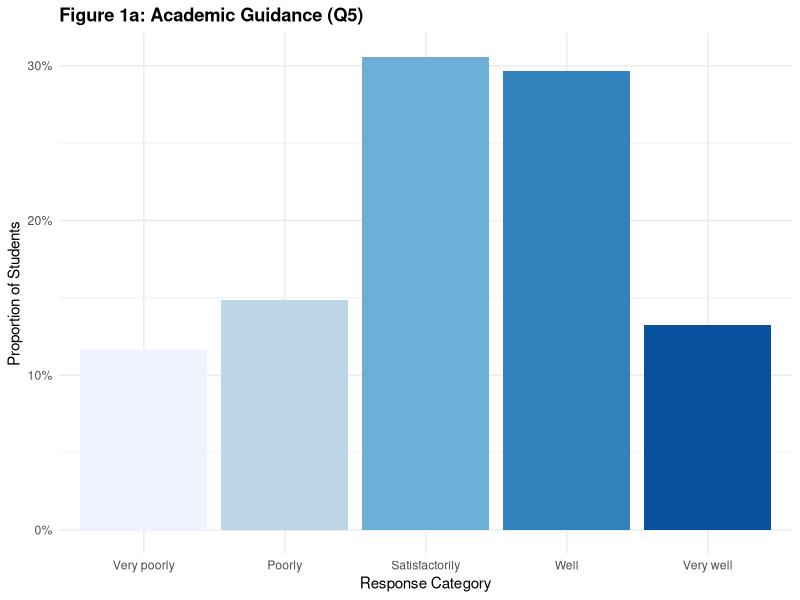
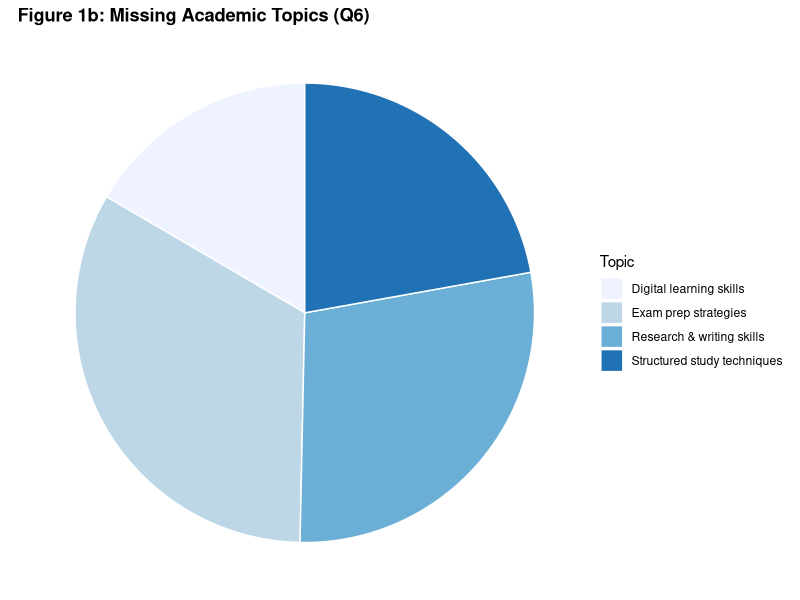
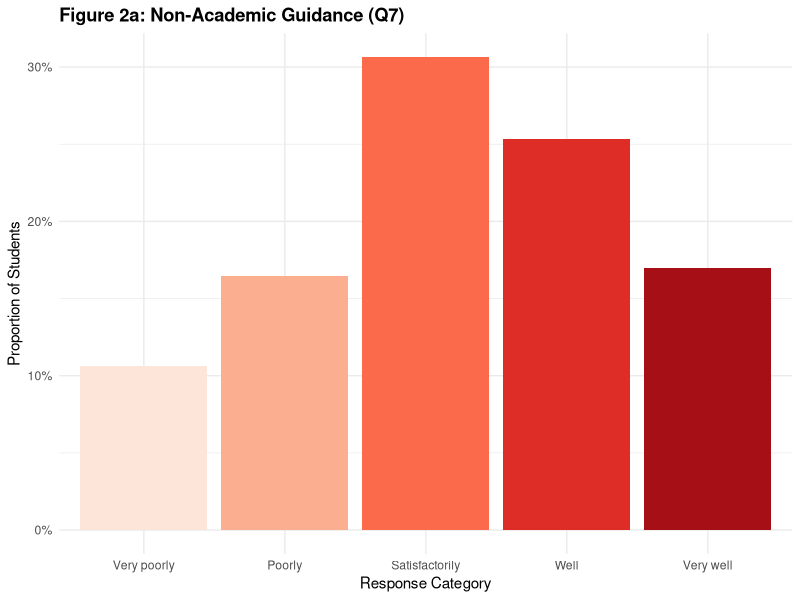
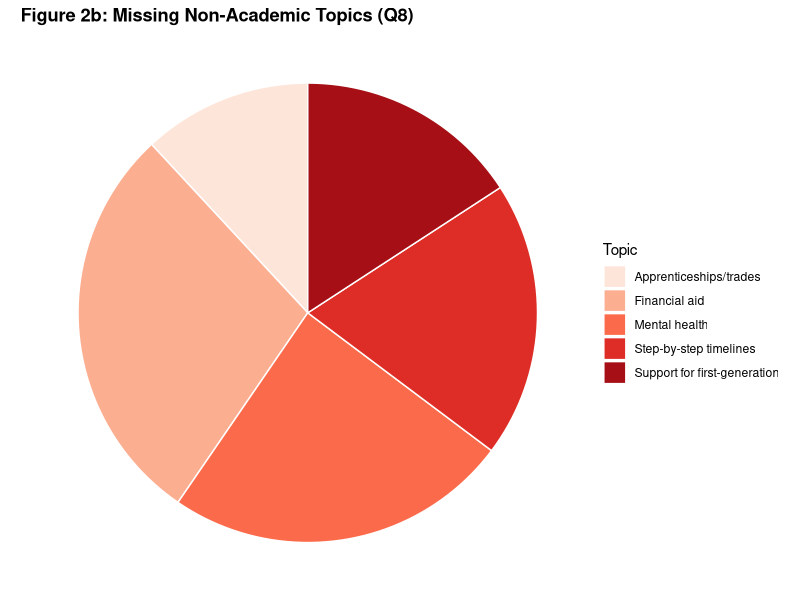

R code for these plots, in order:
## ---- chunk 1

library(tidyverse)
require(gridExtra)
set.seed(1234)

# -----------------------------
# Simulated population by grade
# -----------------------------
N_pop <- 2000  # total population size
grades <- c("Grade 8","Grade 9","Grade 10","Grade 11","Grade 12")

# Equal distribution across grades for simplicity
pop_data <- data.frame(
  Grade = sample(grades, size = N_pop, replace = TRUE, prob = rep(1/5, 5))
)

# -----------------------------
# Simulated differential response (attempted census)
# -----------------------------
resp_probs <- c("Grade 8"=0.4, "Grade 9"=0.5, "Grade 10"=0.6,
                "Grade 11"=0.7, "Grade 12"=0.8)

pop_data$response <- rbinom(N_pop, 1, prob = resp_probs[pop_data$Grade])

# Keep only respondents
survey_data <- pop_data %>% filter(response == 1) %>% select(-response)

# -----------------------------
# Simulated survey questions
# -----------------------------

# Q2: City
cities <- c("Barrie","Belleville","Brampton","Brantford","Brockville","Burlington",
            "Cambridge","Clarence-Rockland","Cornwall","Dryden","Elliot Lake",
            "Greater Sudbury","Guelph","Haldimand County","Hamilton",
            "Kawartha Lakes","Kenora","Kingston","Kitchener","London","Markham",
            "Mississauga","Niagara Falls","North Bay","Orillia","Oshawa","Ottawa",
            "Owen Sound","Pembroke","Peterborough","Pickering","Port Colborne",
            "Prince Edward County","Quinte West","Richmond Hill","Sarnia",
            "Sault Ste. Marie","St. Catharines","St. Thomas","Stratford",
            "Temiskaming Shores","Thorold","Thunder Bay","Timmins","Toronto",
            "Vaughan","Waterloo","Welland","Windsor","Woodstock")

big_cities <- c("Toronto","Ottawa","Mississauga","Brampton","Hamilton","London")
survey_data$City <- sample(cities, size = nrow(survey_data), replace = TRUE,
                           prob = ifelse(cities %in% big_cities, 0.04, 0.01))

# Q3: Handbook sections read (skewed toward "A few" for realism)
survey_data$Q3 <- sample(c("None of them","A few of them","Around half of them","Most of them","All of them"),
                         size = nrow(survey_data), replace = TRUE,
                         prob = c(0.15, 0.35, 0.25, 0.15, 0.10))

# Q3a: Lacking info? (binary)
survey_data$Q3a <- sample(c("Yes","No"), size = nrow(survey_data), replace = TRUE, prob = c(0.4, 0.6))

# Q4: Handbook understanding (skewed toward easier)
survey_data$Q4 <- sample(c("Very easy","Somewhat easy","Neutral","Somewhat difficult","Very difficult"),
                         size = nrow(survey_data), replace = TRUE,
                         prob = c(0.20, 0.40, 0.20, 0.15, 0.05))

## ---- chunk 2

set.seed(1234)
# Q5: Academic guidance (Likert, skewed to neutral/positive)
likert_options <- c("Very poorly","Poorly","Satisfactorily","Well","Very well")
survey_data$Q5 <- sample(likert_options, size = nrow(survey_data), replace = TRUE,
                         prob = c(0.10, 0.15, 0.30, 0.30, 0.15))

# Numeric encoding for CI analysis
likert_map <- setNames(1:5, likert_options)
survey_data$Q5_num <- likert_map[survey_data$Q5]

# Q5a: Reason (only if <= Satisfactorily)
survey_data$Q5a <- ifelse(survey_data$Q5 %in% c("Very poorly","Poorly","Satisfactorily"),
                          sample(c("Too long","Unclear","Missing information","Other"),
                                 size = nrow(survey_data), replace = TRUE),
                          NA)

# Q6: Missing academic topics (different probabilities)
q6_probs <- c("Exam prep strategies" = 0.6,
              "Research & writing skills" = 0.5,
              "Structured study techniques" = 0.4,
              "Digital learning skills" = 0.3)
Q6 <- as.data.frame(sapply(names(q6_probs),
                           function(opt) rbinom(nrow(survey_data), 1, q6_probs[opt])))
survey_data <- cbind(survey_data, Q6)

# Q7: Non-academic guidance (Likert, skewed to neutral/positive)
survey_data$Q7 <- sample(likert_options, size = nrow(survey_data), replace = TRUE,
                         prob = c(0.12, 0.18, 0.30, 0.25, 0.15))

# Numeric encoding for CI analysis
likert_map2 <- setNames(1:5, likert_options)
survey_data$Q7_num <- likert_map2[survey_data$Q7]

# Q7a: Reason (only if <= Satisfactorily)
survey_data$Q7a <- ifelse(survey_data$Q7 %in% c("Very poorly","Poorly","Satisfactorily"),
                          sample(c("Too long","Unclear","Missing information","Other"),
                                 size = nrow(survey_data), replace = TRUE),
                          NA)

# Q8: Missing non-academic topics (different probabilities)
q8_probs <- c("Step-by-step timelines" = 0.4,
              "Apprenticeships/trades" = 0.25,
              "Financial aid" = 0.6,
              "Mental health" = 0.55,
              "Support for first-generation" = 0.35)
Q8 <- as.data.frame(sapply(names(q8_probs),
                           function(opt) rbinom(nrow(survey_data), 1, q8_probs[opt])))
survey_data <- cbind(survey_data, Q8)

## ---- chunk 3
# -----------------------------
# Q5: Academic guidance (Likert distribution, bar plot)
# -----------------------------
q5_levels <- c("Very poorly", "Poorly", "Satisfactorily", "Well", "Very well")

q5_plot <- survey_data %>%
  count(Q5) %>%
  mutate(Q5 = factor(Q5, levels = q5_levels),
         prop = n / sum(n)) %>%
  ggplot(aes(x = Q5, y = prop, fill = Q5)) +
  geom_col() +
  scale_y_continuous(labels = scales::percent) +
  scale_fill_brewer(palette = "Blues") +   
  labs(title = "Figure 1a: Academic Guidance (Q5)",
       x = "Response Category", y = "Proportion of Students") +
  theme_minimal() +
  theme(legend.position = "none",
        plot.title = element_text(face = "bold"))

# -----------------------------
# Q6: Missing academic topics (pie chart)
# -----------------------------
q6_long <- survey_data %>%
  select(`Exam prep strategies`, `Research & writing skills`,
         `Structured study techniques`, `Digital learning skills`) %>%
  pivot_longer(cols = everything(), names_to = "Topic", values_to = "Selected")

q6_summary <- q6_long %>%
  group_by(Topic) %>%
  summarise(prop = mean(Selected))

q6_plot <- ggplot(q6_summary, aes(x = "", y = prop, fill = Topic)) +
  geom_col(width = 1, color = "white") +
  coord_polar(theta = "y") +
  scale_fill_brewer(palette = "Blues") +   
  labs(title = "Figure 1b: Missing Academic Topics (Q6)") +
  theme_void() +
  theme(legend.position = "right",
        plot.title = element_text(face = "bold"))
## ---- chunk 4
q5_plot
## ---- chunk 5
q6_plot
## ---- chunk 6
# -----------------------------
# Q7: Non-Academic Guidance (Likert distribution, bar plot)
# -----------------------------
q7_levels <- c("Very poorly", "Poorly", "Satisfactorily", "Well", "Very well")

q7_plot <- survey_data %>%
  count(Q7) %>%
  mutate(Q7 = factor(Q7, levels = q7_levels),
         prop = n / sum(n)) %>%
  ggplot(aes(x = Q7, y = prop, fill = Q7)) +
  geom_col() +
  scale_y_continuous(labels = scales::percent) +
  scale_fill_brewer(palette = "Reds") +   
  labs(title = "Figure 2a: Non-Academic Guidance (Q7)",
       x = "Response Category", y = "Proportion of Students") +
  theme_minimal() +
  theme(legend.position = "none",
        plot.title = element_text(face = "bold"))

# -----------------------------
# Q8: Missing Non-Academic Topics (pie chart)
# -----------------------------
q8_long <- survey_data %>%
  select(`Step-by-step timelines`, `Apprenticeships/trades`,
         `Financial aid`, `Mental health`, `Support for first-generation`) %>%
  pivot_longer(cols = everything(), names_to = "Topic", values_to = "Selected")

q8_summary <- q8_long %>%
  group_by(Topic) %>%
  summarise(prop = mean(Selected))

q8_plot <- ggplot(q8_summary, aes(x = "", y = prop, fill = Topic)) +
  geom_col(width = 1, color = "white") +
  coord_polar(theta = "y") +
  scale_fill_brewer(palette = "Reds") +   
  labs(title = "Figure 2b: Missing Non-Academic Topics (Q8)") +
  theme_void() +
  theme(legend.position = "right",
        plot.title = element_text(face = "bold"))

## ---- chunk 7
q7_plot
## ---- chunk 8
q8_plot
## ---- chunk 9
# -----------------------------
# Q5: Academic guidance (Likert 1–5)
# -----------------------------

set.seed(1234)

# Define finite population
N <- 2000
population_q5 <- sample(1:5, N, replace = TRUE)

# Sample from the population
n <- 1200
sample_q5 <- sample(population_q5, n)

# Sample statistics
xbar <- mean(sample_q5)
s <- sd(sample_q5)

# Finite population correction
fpc <- sqrt((N - n) / (N - 1))

# Confidence interval
alpha <- 0.05
t_crit <- qt(1 - alpha/2, df = n - 1)
SE <- s / sqrt(n)
ME <- t_crit * SE * fpc
CI_q5 <- c(xbar - ME, xbar + ME)

# Rounded output
round(xbar, 2)
round(CI_q5, 3)


#-----------------------------
# Q6: Proportion selecting "Exam Preparation"
# -----------------------------

set.seed(1234)

# Define finite population (0 = not selected, 1 = selected)
N <- 2000
population_q6 <- sample(c(0,1), N, replace = TRUE, prob = c(0.6, 0.4))  # adjust probs if needed

# Sample from the population
n <- 1200
sample_q6 <- sample(population_q6, n)

# Sample proportion
phat <- mean(sample_q6)

# Finite population correction
fpc <- sqrt((N - n) / (N - 1))

# Confidence interval
alpha <- 0.05
z_crit <- qnorm(1 - alpha/2)
SE <- sqrt(phat * (1 - phat) / n)
ME <- z_crit * SE * fpc
CI_q6 <- c(phat - ME, phat + ME)

# Rounded output
round(phat, 2)
round(CI_q6, 3)
## ---- chunk 10
head(survey_data)
